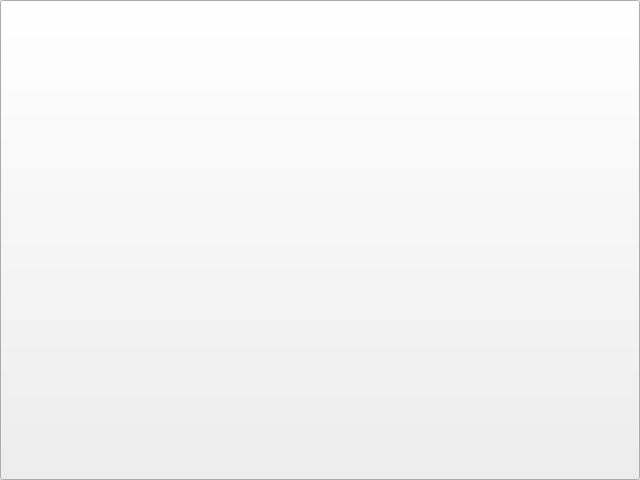
<?xml version="1.0" encoding="UTF-8"?>
<!-- SPDX-License-Identifier: MIT -->
<ui version="4.0">
 <class>ToolButtonHost</class>
 <widget class="QToolButton" name="ToolButtonHost">
  <property name="geometry">
   <rect>
    <x>0</x>
    <y>0</y>
    <width>640</width>
    <height>480</height>
   </rect>
  </property>
  <property name="windowTitle">
   <string>QToolButton</string>
  </property>
  <property name="toolTip">
   <string>QToolButton host</string>
  </property>
 </widget>

</ui>
